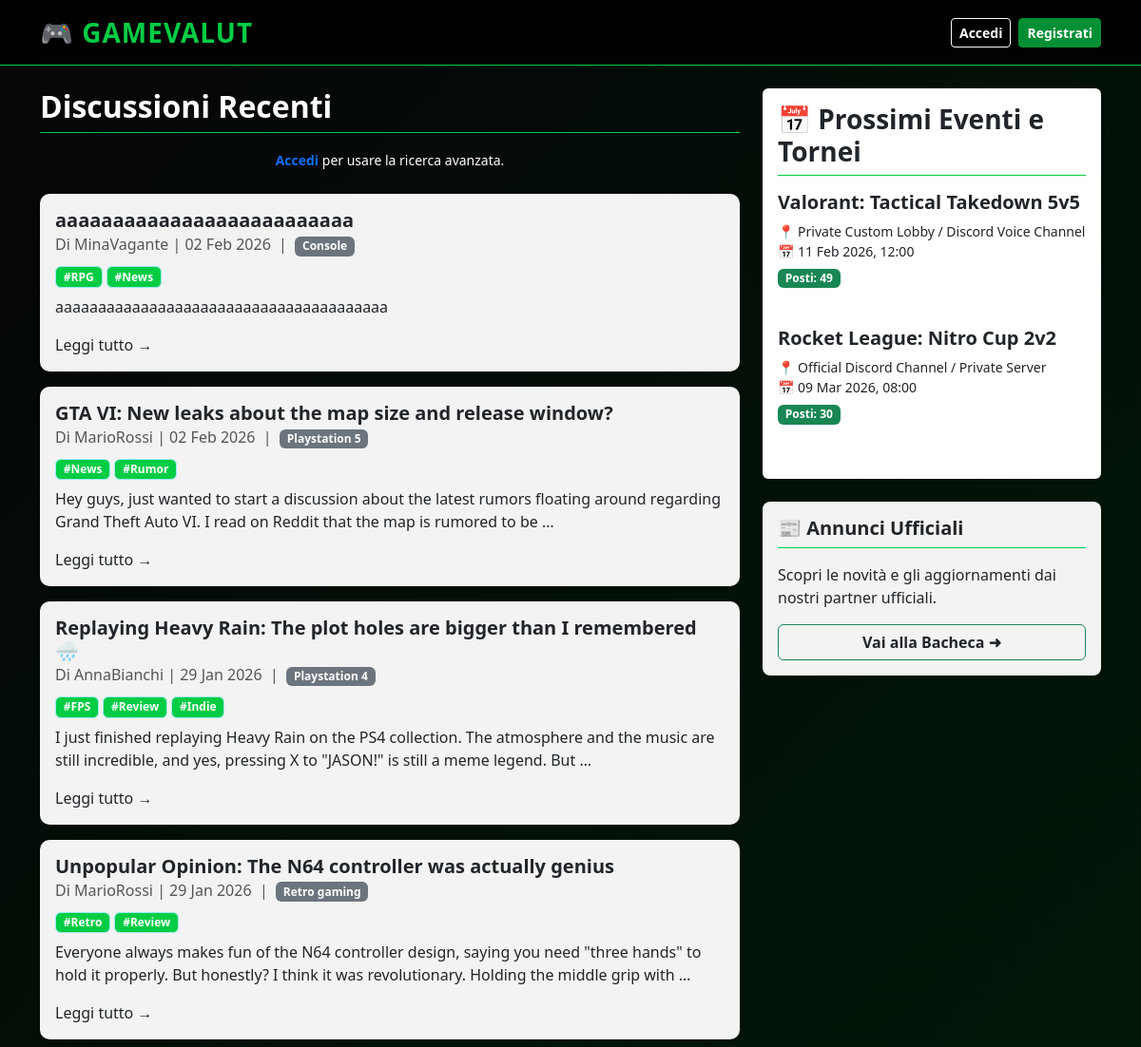
Page /homepage (upper part) on the earlier database version.
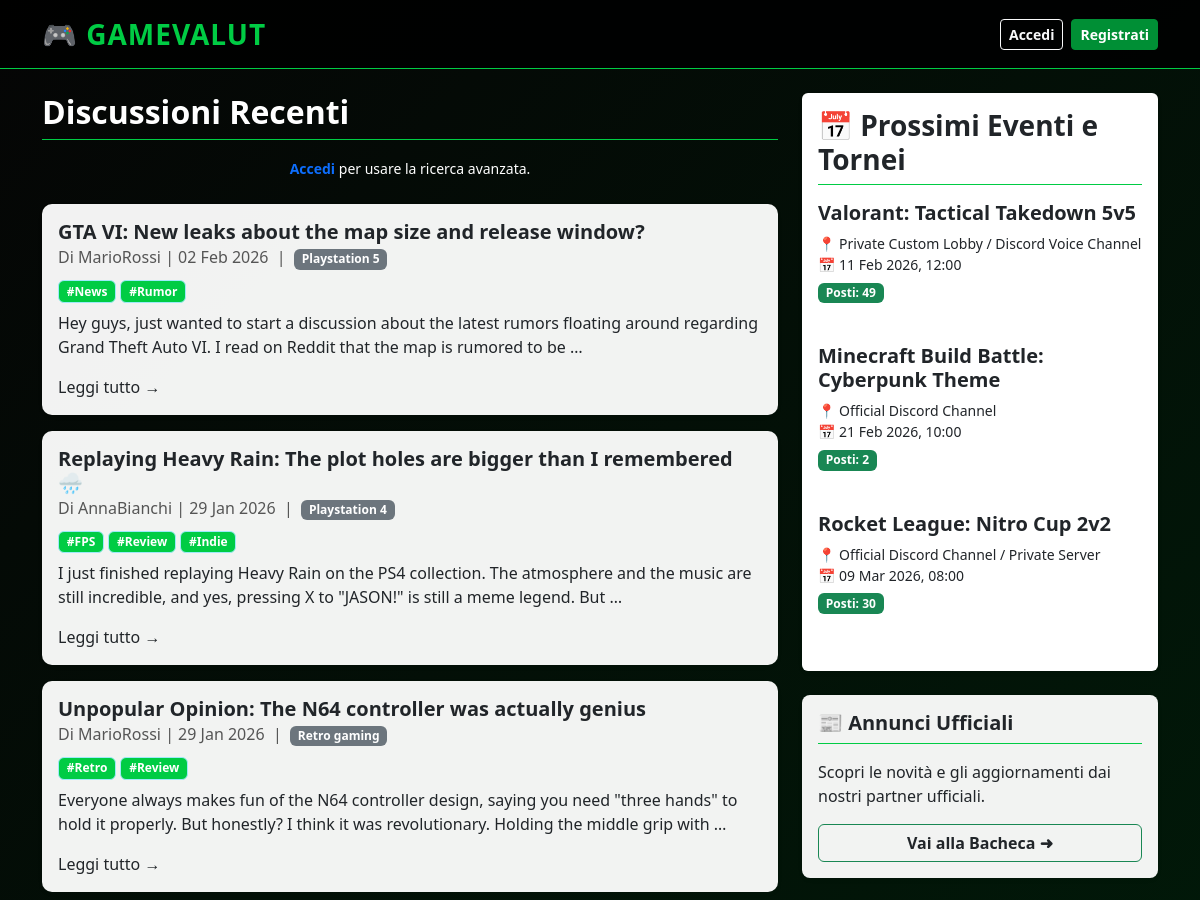
Same page on the later database version.
### core/models.py (models this page shows, shortened)
class Thread(models.Model):
    title = models.CharField(max_length=200)
    content = models.TextField()
    author = models.ForeignKey(User, on_delete=models.CASCADE, related_name="threads")
    category = models.ForeignKey(Category, on_delete=models.CASCADE, related_name="threads", null=True)
    tags = models.ManyToManyField(Tag, blank=True, related_name="threads")
    created_at = models.DateTimeField(auto_now_add=True)        # Il campo auto_now_add imposta automaticamente la data di creazione
    updated_at = models.DateTimeField(auto_now=True)            # Il campo auto_now aggiorna automaticamente la data ad ogni salvataggio
    is_official_announcement = models.BooleanField(default=False)
    followers = models.ManyToManyField(settings.AUTH_USER_MODEL, related_name='followed_threads', blank=True)

class User(AbstractUser):
    is_company = models.BooleanField(
        default=False,
        help_text="Spunta questa casella se l'account appartiene a un'azienda/organizzatore."
    )
    def __str__(self):
        return self.username

class Category(models.Model):
    name = models.CharField(max_length=100)
    description = models.TextField(blank=True)
    class Meta:
        verbose_name_plural = "Categories"

class Tag(models.Model):
    name = models.CharField(max_length=50, unique=True)     # unique=True serve a non avere tag duplicati

### events/models.py (models this page shows, shortened)
class Event(models.Model):
    organizer = models.ForeignKey(settings.AUTH_USER_MODEL, on_delete=models.CASCADE, limit_choices_to={'is_company': True},
        related_name="organized_events"     # Se elimino un'azienda, elimino anche i suoi eventi (on_delete=models.CASCADE)
    )
    title = models.CharField(max_length=200)
    description = models.TextField()
    location = models.CharField(max_length=200, help_text="Link o indirizzo fisico")
    start_date = models.DateTimeField()
    end_date = models.DateTimeField()
    if end_date < start_date:
        raise ValueError("La data di fine non può essere precedente alla data di inizio.")
    max_participants = models.PositiveIntegerField(default=20)
    created_at = models.DateTimeField(auto_now_add=True)
    def available_spots(self):
        return self.max_participants - self.registrations.count()

### core/views.py (the view)
# urls.py: path('homepage', homepage, name='homepage'),
def homepage(request):
    threads = Thread.objects.all().order_by('-created_at')
    categories = Category.objects.all()
    tags = Tag.objects.all()
    upcoming_events = Event.objects.filter(start_date__gte=timezone.now()).order_by('start_date')[:3]
    title_query = request.GET.get('q')
    if title_query:
        threads = threads.filter(title__icontains=title_query)
    category_id = request.GET.get('category')
    if category_id:
        threads = threads.filter(category__id=category_id)
    tag_id = request.GET.get('tag')
    if tag_id:
        threads = threads.filter(tags__id=tag_id)
    author_name = request.GET.get('author')
    if author_name:
        threads = threads.filter(author__username__icontains=author_name)
    my_events = []
    if request.user.is_authenticated:
        my_events = Event.objects.filter(registrations__user=request.user)
    context = {
        'threads': threads,
        'categories': categories,
        'tags': tags,
        'events': upcoming_events,          # Quelli generici nella sidebar
        'my_events': my_events,             # Quelli miei personali
    }
    return render(request, 'core/homepage.html', context)

### core/templates/core/homepage.html (shortened to what the changed rows need)
<!DOCTYPE html>
<html lang="it">
{% load static %}
<head>
    <link href="https://cdn.jsdelivr.net/npm/bootstrap@5.3.0/dist/css/bootstrap.min.css" rel="stylesheet">
    <link href="{% static 'core/style.css' %}" rel="stylesheet">
</head>
<body class="bg-light">
<div class="container">
    <div class="row">
        <div class="col-md-8">
            <div class="d-flex justify-content-between align-items-center border-bottom pb-2 mb-3">
                <h2 class="mb-0">Discussioni Recenti</h2>
            </div>
            {% for thread in threads %}
                <div class="card mb-3 shadow-sm">
                    <div class="card-body">
                        <div class="d-flex justify-content-between">
                            <h5 class="card-title">
                                {{ thread.title }}
                            </h5>
                        </div>
                        <h6 class="card-subtitle mb-2 text-muted">
                            Di {{ thread.author }} | {{ thread.created_at|date:"d M Y" }} &nbsp;|&nbsp;
                            <span class="badge bg-secondary align-self-start">{{ thread.category.name }}</span>
                        </h6>
                        <div class="mb-2">
                            {% for tag in thread.tags.all %}
                                <span class="badge bg-info text-dark border border-info-subtle" style="font-size: 0.75em;">#{{ tag.name }}</span>
                            {% endfor %}
                        </div>
                        <p class="card-text">{{ thread.content|truncatewords:30 }}</p>
                        <a href="{% url 'thread_detail' thread.pk %}" class="card-link">Leggi tutto &rarr;</a>
                    </div>
                </div>
            {% endfor %}
        </div>
        <div class="col-md-4">
            <div class="p-3 bg-white rounded shadow-sm mb-4">
                {% for event in events %}
                    <div class="mb-4">
                        <h5>{{ event.title }}</h5>
                        <p class="small text-muted mb-1">
                            📍 {{ event.location }}<br>
                            📅 {{ event.start_date|date:"d M Y, H:i" }}
                        </p>
                        {% if event.available_spots > 0 %}
                            <span class="badge bg-success">Posti: {{ event.available_spots }}</span>
                        {% else %}
                            <span class="badge bg-secondary">Sold Out</span>
                        {% endif %}
                        <hr>
                    </div>
                {% empty %}
                    <p>Nessun evento in programma.</p>
                {% endfor %}
            </div>
        </div>
    </div>
</div>
</body>
</html>

Differences in the rows shown:
removed Thread: title "aaaaaaaaaaaaaaaaaaaaaaaaaa", author "MinaVagante", created_at "02 Feb 2026", category.name "Console", content "aaaaaaaaaaaaaaaaaaaaaaaaaaaaaaaaaaaaaaa", Tag (name "News")
no longer on this page (row unchanged): Tag: name "RPG", shown under "aaaaaaaaaaaaaaaaaaaaaaaaaa"
added Event: title "Minecraft Build Battle: Cyberpunk Theme", location "Official Discord Channel", start_date "21 Feb 2026, 10:00", available_spots "2"
